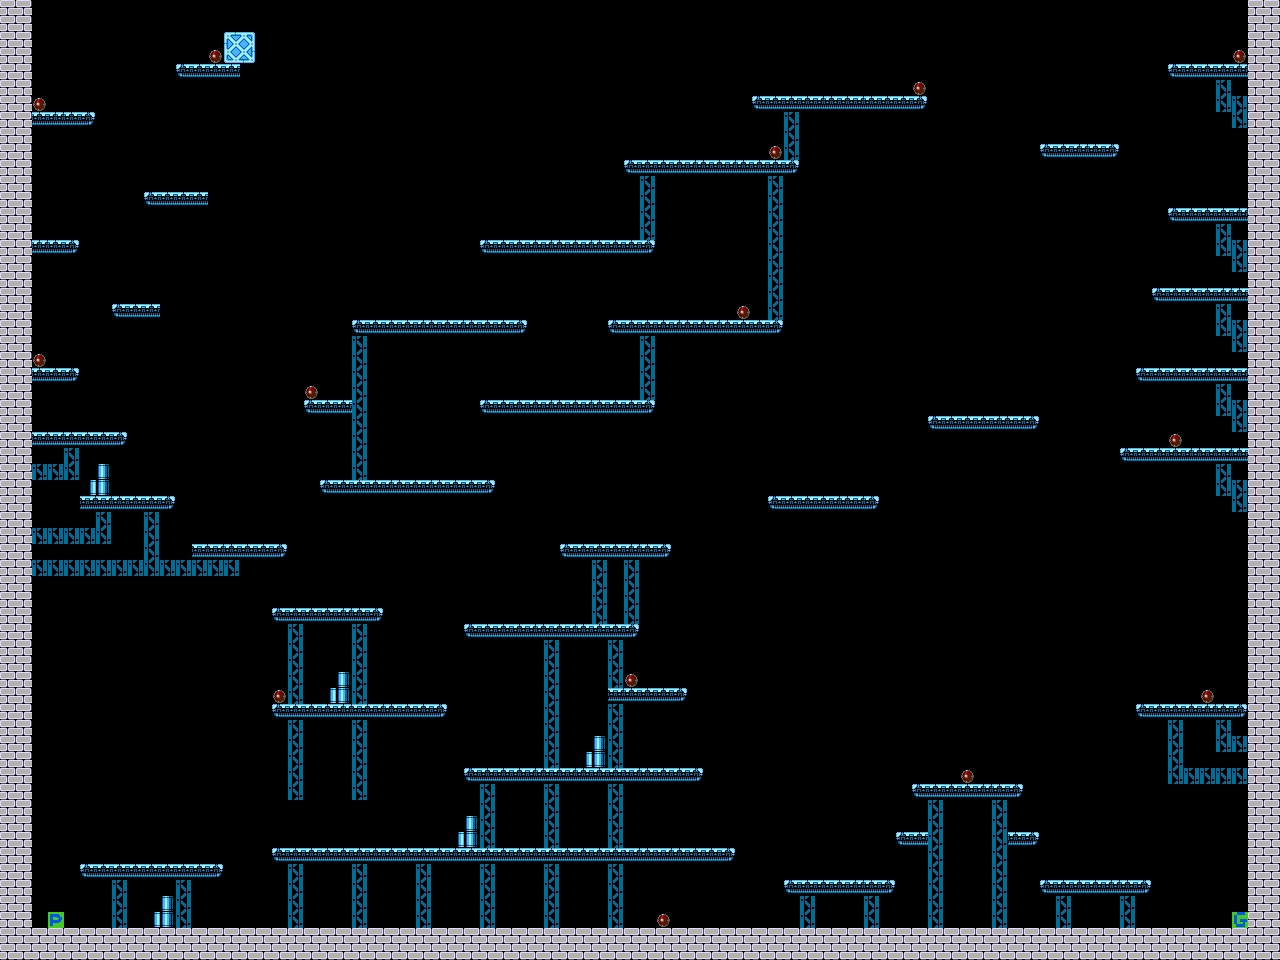

This is a level from a 2D game, rendered from its Tiled map with the project's own tilesets. A one-line summary and the map file follow, with tile-layer data summarised:
An orthogonal 80x60 tile map with 16x16 px tiles, 2 tile layers (rewards, platforms).

<map version="1.0" orientation="orthogonal" renderorder="right-down" width="80" height="60" tilewidth="16" tileheight="16">
 <tileset firstgid="1" name="megacommando1_all" tilewidth="16" tileheight="16">
  <image source="megacommando1_all.png" trans="000000" width="1024" height="1280" />
 </tileset>
 <layer name="rewards" width="80" height="60">
  <data>[4800 cells, 14 non-empty, 1 distinct tile ids]</data>
 </layer>
 <layer name="platforms" width="80" height="60">
  <data>[4800 cells, 972 non-empty, 52 distinct tile ids]</data>
 </layer>
</map>